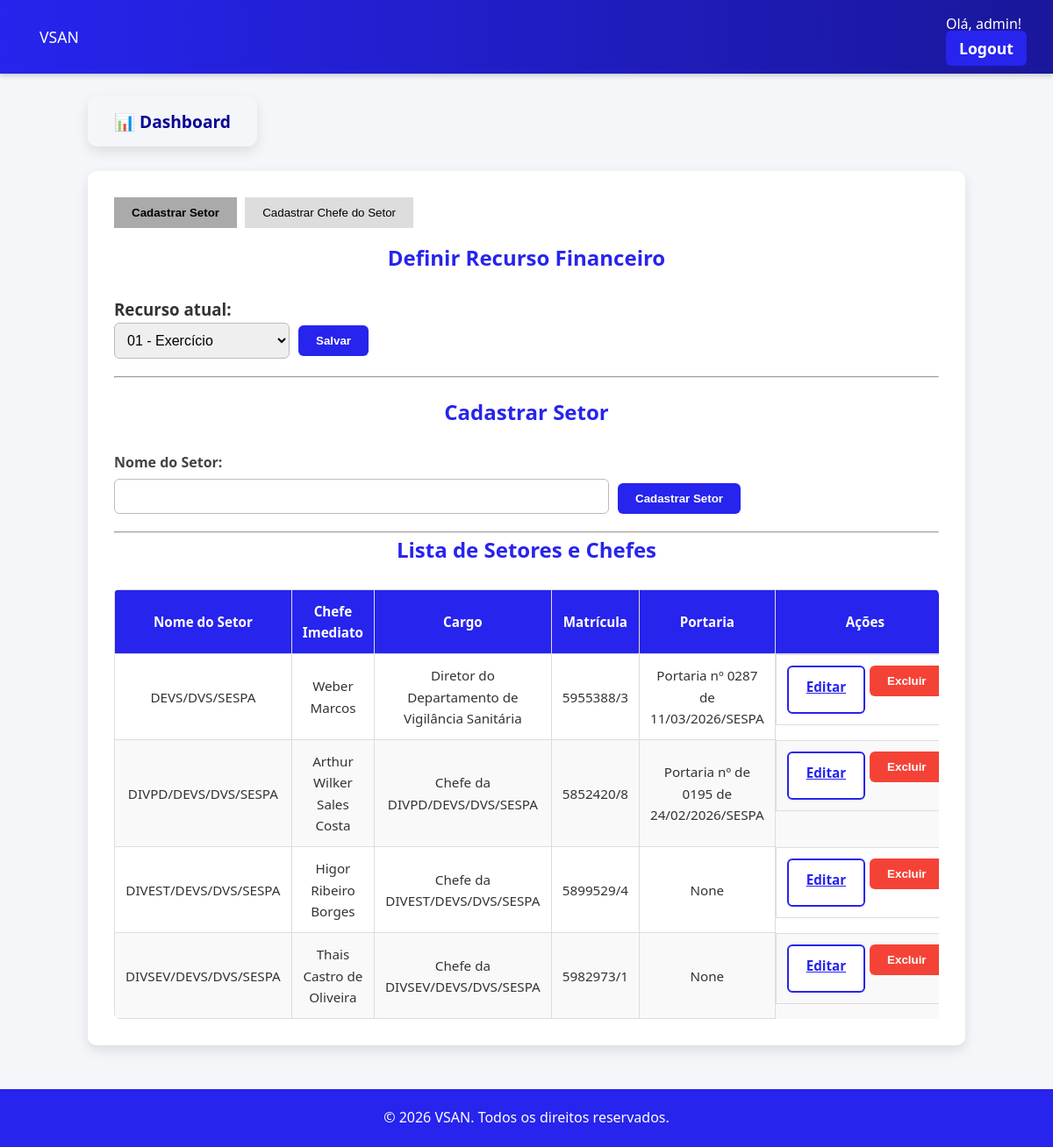
/cadastrar-chefe/ (signed in), run on the app's committed database.
### usuarios/models.py (models this page shows, shortened)
class Usuario(AbstractUser):
    TIPO_USUARIO_CHOICES = [
        ('diretor', 'Diretor'),
        ('coordenador', 'Coordenador'),
        ('funcionario', 'Funcionário'),
    ]
    setor = models.ForeignKey(Setor, on_delete=models.SET_NULL, null=True, blank=True, related_name="usuarios")
    tipo_usuario = models.CharField(max_length=20, choices=TIPO_USUARIO_CHOICES, verbose_name='Tipo de Usuário', null=True, blank=True)
    matricula = models.CharField(max_length=20, unique=True, null=True, blank=True)
    servidor = models.OneToOneField(Servidor, on_delete=models.CASCADE, null=True, blank=True, related_name="usuario")
    objects = UsuarioManager()

### setores/models.py (models this page shows, shortened)
class Setor(models.Model):
    id = models.AutoField(primary_key=True, verbose_name='ID')
    nome = models.CharField(max_length=100, verbose_name='Nome do Setor', unique=True)
    chefe_imediato = models.CharField(max_length=200, verbose_name="Chefe Imediato", blank=True, null=True)
    cargo_chefe = models.CharField(max_length=100, verbose_name="Cargo do Chefe", blank=True, null=True)
    portaria_chefe = models.CharField(max_length=50, verbose_name="Portaria", blank=True, null=True)
    matricula_chefe = models.CharField(max_length=20, verbose_name="Matrícula", blank=True, null=True)

### setores/views.py (the view, shortened to what this page needs)
# urls.py: path('cadastrar-chefe/', setor_views.cadastrar_chefe, name='cadastrar_chefe'),
@login_required(login_url='/login/')
def cadastrar_chefe(request):
    setores = Setor.objects.all()
    return render(request, "setores/cadastrar_setor.html", {"setores": setores,})

### setores/templates/setores/cadastrar_setor.html (shortened to what this page needs)
{% extends 'base.html' %}
{% load static %}
{% block content %}
<div class="container">
  <div class="tabs">
    <button class="tab-button active" onclick="openTab(event, 'setor')">Cadastrar Setor</button>
    <button class="tab-button" onclick="openTab(event, 'chefe')">Cadastrar Chefe do Setor</button>
  </div>
  <div id="setor" class="tab-content active">
    <h2>Definir Recurso Financeiro</h2>
    <h3>Recurso atual: <b>{{ recurso_ativo.get_codigo_display }}</b></h3>
    <div style="display: flex; flex-wrap: wrap; align-items:center; gap: 10px;">
      <div>
        <form method="post" action="{% url 'definir_recurso' %}" class="form" style="width: 200px;">
            <select name="recurso" id="recurso" required>
                <option value="01" {% if recurso_ativo.codigo == "01" %}selected{% endif %}>01 - Exercício</option>
            </select>
          </div>
          <div>
          <button type="submit" class="btn-primary">Salvar</button>
          </div>
    </div>
    <hr style="margin-top: 20px; margin-bottom: 20px;">
    <h2>Cadastrar Setor</h2>
    <form method="post" action="{% url 'cadastrar_setor' %}" class="form">
      <div style="display: flex; flex-wrap: wrap; align-items:flex-end; gap: 10px; flex-direction: row;" >
      <div style="width: 60%;">
        <label for="nome">Nome do Setor:</label>
        <input type="text" id="nome" name="nome" required >
      </div>
      <div>
      <button type="submit" class="btn-primary">Cadastrar Setor</button>
      </div>
      </div>
    </form>
  <hr style="margin-top: 20px;">
  <h2>Lista de Setores e Chefes</h2>
<table class="dashboard-table">
  <thead>
    <tr>
      <th>Nome do Setor</th>
      <th>Chefe Imediato</th>
      <th>Cargo</th>
      <th>Matrícula</th>
      <th>Portaria</th>
      <th>Ações</th>
    </tr>
  </thead>
  <tbody>
    {% for setor in setores %}
    {% if not setor.chefe_imediato and not setor.cargo_chefe and not setor.matricula_chefe and not setor.portaria_chefe %}
        <tr>
            <td>{{ setor.nome }}</td>
          <td colspan="4" style="text-align:center; font-weight:bold; color:red;">
            Cadastre o Chefe desse Setor
          </td>
          <td>
          <form method="post" action="{% url 'excluir_setor' setor.id %}" onsubmit="return confirm('Tem certeza que deseja excluir este setor?');" >
          {% csrf_token %}
          <button type="submit" class="btn-danger">Excluir</button>
        </form>
        </td>
        </tr>
      {% else %}
      <td>{{ setor.nome }}</td>
      <td>{{ setor.chefe_imediato }}</td>
      <td>{{ setor.cargo_chefe }}</td>
      <td>{{ setor.matricula_chefe }}</td>
      <td>{{ setor.portaria_chefe }}</td>
      <td style="display:flex; gap:5px;">
         <a href="{% url 'editar_setor' setor.id %}" class="btn-secondary">Editar</a>
        <form method="post" action="{% url 'excluir_setor' setor.id %}" onsubmit="return confirm('Tem certeza que deseja excluir este setor?');" >
          <button type="submit" class="btn-danger">Excluir</button>
        </form>
      </td>
    {% endif %}
    {% empty %}
    <tr>
      <td colspan="6">Nenhum setor cadastrado.</td>
    </tr>
    {% endfor %}
  </tbody>
</table>
  </div>
</div>
{% endblock %}

### templates/base.html (shortened to what this page needs)
{% load static %}
<!DOCTYPE html>
<html lang="pt-br">
<head>
    <link rel="stylesheet" href="{% static 'css/style.css' %}">
</head>
<body>
    {% include 'header.html' %}
    <main>
    {% block content %}
    {% endblock %}
    </main>
    {% include 'footer.html' %}
</body>
</html>

### templates/header.html (shortened to what this page needs)
{% load static %}
<header class="header">
    <a href="{% url 'home' %}" class="logo">VSAN</a>
    <nav class="nav">
        {% if user.is_authenticated %}
            <span class="user-info">Olá, {{ user.username }}!</span>
        <ul class="menu">
            <li><a href="{% url 'logout' %}" class='btn-primary'>Logout</a></li>
        </ul>
        {% else %}
        <ul class="menu">
            <li><a href="{% url 'login' %}" class='btn-primary'>Login</a></li>
            <li><a href="{% url 'cadastrar_usuario' %}" class="btn-primary">Criar conta</a></li>
        </ul>
        {% endif %}
    </nav>
</header>
{% if user.is_authenticated  %}
    {% if request.path != '/dashboard/' %}
        <div class="container-btn-dashboard">
            <a href="{% url 'dashboard' %}" class="btn-card">📊 Dashboard</a>
        </div>
    {% endif %}
{% endif %}

### templates/footer.html
<footer class="footer">
    <p>&copy; 2026 VSAN. Todos os direitos reservados.</p>
</footer>

### usuarios/static/css/style.css (style rules this page uses)
* { margin: 0; padding: 0; box-sizing: border-box; }
body { font-family: 'Segoe UI', Arial, sans-serif; background-color: #f4f6f9; color: #333; line-height: 1.6; }
.header { display: flex; justify-content: space-between; background: linear-gradient(90deg, #2724ee, #1a179b); color: #fff; padding: 15px 30px; align-items: center; box-shadow: 0 2px 6px rgba(0,0,0,0.2); }
.header a { text-decoration: none; font-size: 1.1em; padding: 8px 15px; color: #fff; transition: color 0.3s; }
.menu { list-style: none; display: flex; gap: 20px; }
label { text-align:left; }
.container, .dashboard-container { max-width: 1000px; margin: 40px auto; background: #fff; padding: 30px; border-radius: 10px; box-shadow: 0px 6px 14px rgba(0,0,0,0.1); }
.container h2, .dashboard-container h2 { text-align: center; margin-bottom: 25px; color: #2724ee; font-weight: bold; }
.form label { display: block; margin-bottom: 6px; font-weight: 600; color: #444; }
.form input, .form select, .form textarea { width: 100%; padding: 10px; border: 1px solid #bbb; border-radius: 6px; font-size: 1em; transition: border 0.3s; }
main { min-height: 70vh; }
.btn-primary, .btn-secondary, .btn-danger { padding: 10px 20px; border-radius: 6px; cursor: pointer; font-weight: 600; transition: all 0.3s; }
.btn-primary { background-color: #2724ee; color: #fff; border: none; text-decoration: none; }
.btn-secondary { background-color: #fff; color: #2724ee; border: 2px solid #2724ee; }
.btn-danger { background-color: #f44336; color: #fff; border: none; margin-bottom: 20px; }
.dashboard-table { width: 100%; border-collapse: collapse; margin-top: 15px; border-radius: 6px; overflow-x: auto; display: block; }
.dashboard-table th, .dashboard-table td { border: 1px solid #ddd; padding: 12px; text-align: center; font-size: 0.95em; }
.dashboard-table th { background-color: #2724ee; color: #fff; }
footer { text-align: center; padding: 20px 0; background: #2724ee; color: #fff; margin-top: 50px; }
.container-btn-dashboard { max-width: 1000px; margin: 40px auto; }
.btn-card { color: #080694; border: none; padding: 15px 30px; border-radius: 10px; font-size: 1.2em; font-weight: bold; cursor: pointer; transition: background-color 0.3s ease; text-decoration: none; box-shadow: 0px 6px 14px rgba(0,0,0,0.1); }

### setores/templates/setores/cadastrar_setor.html (style rules this page uses)
.tabs { margin-bottom: 15px; }
.tab-button { padding: 10px 20px; cursor: pointer; border: none; background: #ddd; margin-right: 5px; }
.tab-button.active { background: #aaa; font-weight: bold; }
.tab-content { display: none; }
.tab-content.active { display: block; }

### data on the page
Usuario: username "admin"
Setor: nome "DEVS/DVS/SESPA", chefe_imediato "Weber Marcos", cargo_chefe "Diretor do Departamento de Vigilância Sanitária", matricula_chefe "5955388/3", portaria_chefe "Portaria nº 0287 de 11/03/2026/SESPA"
Setor: nome "DIVPD/DEVS/DVS/SESPA", chefe_imediato "Arthur Wilker Sales Costa", cargo_chefe "Chefe da DIVPD/DEVS/DVS/SESPA", matricula_chefe "5852420/8", portaria_chefe "Portaria nº de 0195 de 24/02/2026/SESPA"
Setor: nome "DIVEST/DEVS/DVS/SESPA", chefe_imediato "Higor Ribeiro Borges", cargo_chefe "Chefe da DIVEST/DEVS/DVS/SESPA", matricula_chefe "5899529/4", portaria_chefe "None"
Setor: nome "DIVSEV/DEVS/DVS/SESPA", chefe_imediato "Thais Castro de Oliveira", cargo_chefe "Chefe da DIVSEV/DEVS/DVS/SESPA", matricula_chefe "5982973/1", portaria_chefe "None"
